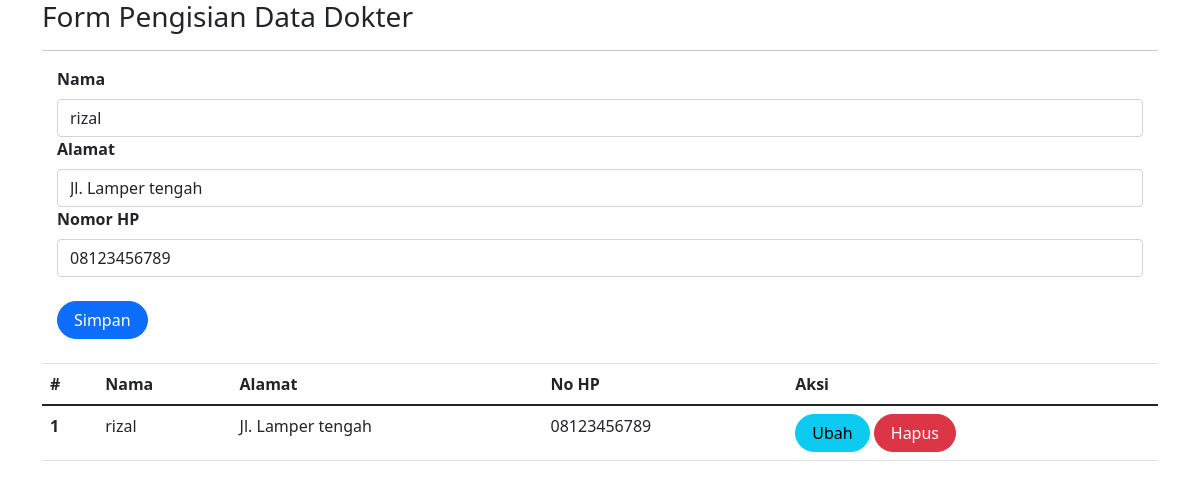
The app's page /dokter.php?id=1 with its own data.
### tables this page shows
CREATE TABLE `dokter` (
  `id` int(10) NOT NULL,
  `nama` varchar(100) DEFAULT NULL,
  `alamat` varchar(100) DEFAULT NULL,
  `no_hp` varchar(100) DEFAULT NULL
);

### dokter.php (the view, shortened to what this page needs)
<?php
include_once("koneksi.php");
?>
<!DOCTYPE html>
<html lang="en">
<head>
    <link rel="stylesheet" href="assets/css/bootstrap.css">
    <link rel='stylesheet' href='styleku.css'>
    <link href="https://cdn.jsdelivr.net/npm/bootstrap@5.0.2/dist/css/bootstrap.min.css"
    rel="stylesheet"
>
</head>
<body>
<div class="container">
<h3>
</h3>
<hr>
<form class="form" method="POST" action="" name="myForm" onsubmit="return(validate());">
    <?php
    $nama = '';
    $alamat ='';
    $no_hp = '';
    if (isset($_GET['id'])) {
        $ambil = mysqli_query($koneksi,
        "SELECT * FROM dokter
        WHERE id='" . $_GET['id'] . "'");
        while ($row = mysqli_fetch_array($ambil)) {
            $nama = $row['nama'];
            $alamat = $row['alamat'];
            $no_hp = $row['no_hp'];
        }
    ?>
    <?php
    }
    ?>
    <div class="col">
        <label for="inputNama" class="form-label fw-bold">
            Nama
        </label>
        <input type="text" class="form-control" name="nama" id="inputNama" placeholder="Nama" value="<?php echo $nama ?>">
    </div>
        <div class="col">
            <label for="inputAlamat" class="form-label fw-bold">
                Alamat
            </label>
            <input type="text" class="form-control" name="alamat" id="inputAlamat" placeholder="Alamat" value="<?php echo $alamat ?>">
        </div>
        <div class="col">
            <label for="inputNoHp" class="form-label fw-bold">
                Nomor HP
            </label>
            <input type="text" class="form-control" name="no_hp" id="inputNoHp" placeholder="Nomor HP" value="<?php echo $no_hp ?>">
        </div>
        <br>
        <div class="col">
            <button type="submit" class="btn btn-primary rounded-pill px-3" name="simpan">Simpan</button>
        </div>
</form>
<table class="table table-hover">
    <thead>
        <tr>
            <th scope="col">#</th>
            <th scope="col">Nama</th>
            <th scope="col">Alamat</th>
            <th scope="col">No HP</th>
            <th scope="col">Aksi</th>
        </tr>
    </thead>
    <tbody>
        <?php
        $result = mysqli_query(
            $koneksi,"SELECT * FROM dokter ORDER BY nama"
            );
        $no = 1;
        foreach ($result as $data){
        ?>
            <tr>
                <th scope="row"><?php echo $no++ ?></th>
                <td><?php echo htmlspecialchars($data['nama']) ?></td>
                <td><?php echo htmlspecialchars($data['alamat']) ?></td>
                <td><?php echo htmlspecialchars($data['no_hp']) ?></td>
                <td>
                    <a class="btn btn-info rounded-pill px-3"
                    href="dokter.php?id=<?php echo $data['id'] ?>">Ubah
                    </a>
                    <a class="btn btn-danger rounded-pill px-3"
                    href="dokter.php?id=<?php echo $data['id'] ?>&aksi=hapus">Hapus
                    </a>
                </td>
            </tr>
        <?php
        }
        ?>
    </tbody>
</table>
</body>
</html>

### styleku.css (style rules this page uses)
body { font-family: 'Poppins', sans-serif; font-size: 16px; line-height: 24px; font-weight: 400; color: #212112; background-position: center; background-repeat: repeat; background-size: 7%; background-color: #fff; overflow-x: hidden; transition: all 200ms linear; }

### records on screen
dokter: nama "rizal", alamat "Jl. Lamper tengah", no_hp "08123456789"
